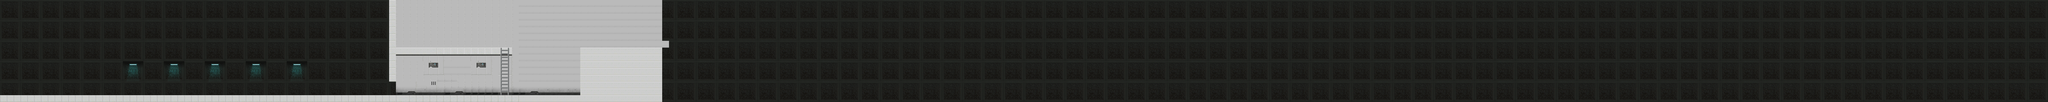

Tiled map render using the project's own tile images. Description and the map definition, with tile-layer contents summarised, below:
An orthogonal 300x15 tile map with 32x32 px tiles, 2 tile layers (bg, fg) and 5 objects (3x platform, ladder, platforms).

<map version="1.0" orientation="orthogonal" width="300" height="15" tilewidth="32" tileheight="32">
 <tileset firstgid="1" name="scifi_platformTiles_32x32" tilewidth="32" tileheight="32">
  <image source="scifi_platformTiles_32x32.png" width="1120" height="736" />
 </tileset>
 <layer name="bg" width="300" height="15">
  <data>[4500 cells, 4500 non-empty, 85 distinct tile ids]</data>
 </layer>
 <layer name="fg" width="300" height="15">
  <data>[4500 cells, 106 non-empty, 4 distinct tile ids]</data>
 </layer>
 <objectgroup name="TMXObjects" width="300" height="15">
  <object name="platform" x="0" y="448" width="2720" height="32" />
  <object name="ladder" x="2336" y="224" width="64" height="224" />
  <object name="platform" x="1856" y="224" width="480" height="32" />
  <object name="platform" x="1824" y="0" width="32" height="384" />
  <object name="platforms" x="2720" y="224" width="384" height="256" />
 </objectgroup>
</map>
